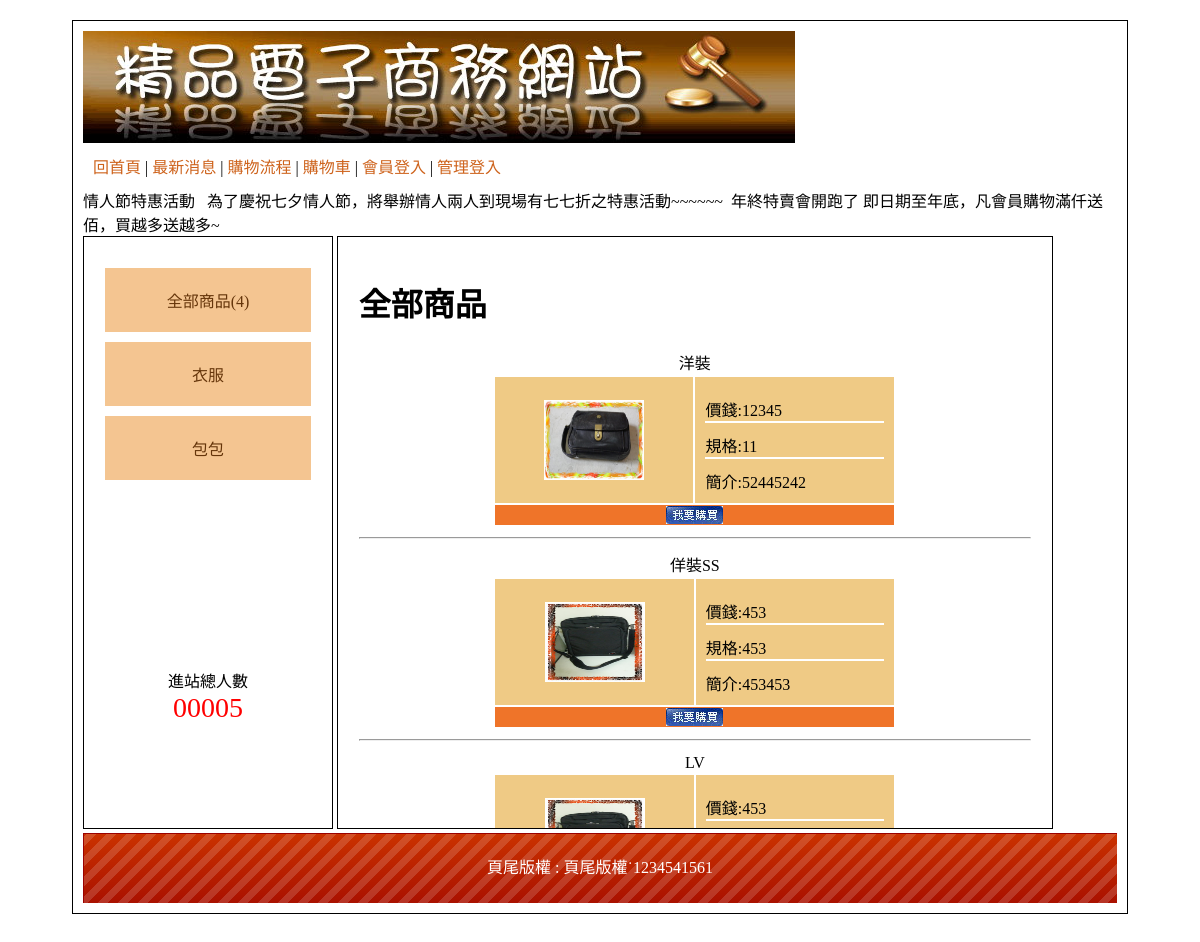
The page / on the database its author committed.
### tables this page shows
CREATE TABLE `type` (
  `id` int(10) UNSIGNED NOT NULL,
  `name` text NOT NULL,
  `big_id` int(2) NOT NULL
);

CREATE TABLE `item` (
  `id` int(10) UNSIGNED NOT NULL,
  `no` text NOT NULL,
  `name` text NOT NULL,
  `price` int(10) UNSIGNED NOT NULL,
  `spec` text NOT NULL,
  `qt` int(10) UNSIGNED NOT NULL,
  `img` text NOT NULL,
  `intro` text NOT NULL,
  `big` int(10) UNSIGNED NOT NULL,
  `mid` int(10) UNSIGNED NOT NULL,
  `sh` int(1) UNSIGNED NOT NULL
);

CREATE TABLE `bot` (
  `id` int(11) NOT NULL,
  `bot` text NOT NULL
);

### api/db.php (called while the page is built, shortened)
<?php
class DB{
    private $dsn = "mysql:host=localhost;dbname=db04_1;charset=utf8;";
    private $pdo;
    private $table;
    function __construct($table){
        $this->table = $table;
        $this->pdo = new PDO($this->dsn,'root','');
    }
    private function array_to_sql($array){
        $tmp =[];
        foreach ($array as $key => $value) {
            $tmp[] = "`$key`='$value'";
        }
        return $tmp;
    }
    function all(...$arg){
        $sql = "SELECT * FROM `{$this->table}` ";
        if (isset($arg[0])) {
            if (is_array($arg[0])) {
                $tmp = $this->array_to_sql($arg[0]);
                $sql .= " WHERE " . join(" AND ", $tmp);
            }
            else {
                $sql .= $arg[0];
            }
        }
        return $this->pdo->query($sql)->fetchAll(PDO::FETCH_ASSOC);
    }
    function find($id){
        $sql = "SELECT * FROM `{$this->table}` ";
        if (isset($id)) {
            if (is_array($id)) {
                $tmp = $this->array_to_sql($id);
                $sql .= " WHERE " . join(" AND ", $tmp);
            }else{
                $sql .= " WHERE `id` = '{$id}'" ;
            }
        }
        return $this->pdo->query($sql)->fetch(PDO::FETCH_ASSOC);
    }
    function count(...$arg){
        $sql = "SELECT COUNT(*) FROM `{$this->table}` ";
        if (isset($arg[0])) {
            if (is_array($arg[0])) {
                $tmp = $this->array_to_sql($arg[0]);
                $sql .= " WHERE " . join(" AND ", $tmp);
            }
            else {
                $sql .= $arg[0];
            }
        }
        return $this->pdo->query($sql)->fetchColumn();
    }
}
$Bot= new DB("bot");
$Type= new DB("type");
$Item= new DB("item");
?>

### index.php (the view, shortened to what this page needs)
<?php
	include_once "./api/db.php";
?>
<!DOCTYPE html
        PUBLIC "-//W3C//DTD XHTML 1.0 Transitional//EN" "http://www.w3.org/TR/xhtml1/DTD/xhtml1-transitional.dtd">
<html xmlns="http://www.w3.org/1999/xhtml">
<head>
        <link href="./jscs/css.css" rel="stylesheet" type="text/css">
</head>
<body>
        <div id="main">
                <div id="top">
                        <a href="?">
                                <img src="./upload/0416.jpg">
                        </a>
                        <div style="padding:10px;">
                                <a href="?">回首頁</a> |
                                <a href="?do=news">最新消息</a> |
                                <a href="?do=look">購物流程</a> |
                                <a href="?do=buycart">購物車</a> |
                                <a href="?do=login">會員登入</a> |
                                <a href="?do=admin">管理登入</a>
                        </div>
                         <marquee>
                                情人節特惠活動 &nbsp; 為了慶祝七夕情人節，將舉辦情人兩人到現場有七七折之特惠活動~~~~~~&nbsp;
                                年終特賣會開跑了&nbsp;即日期至年底，凡會員購物滿仟送佰，買越多送越多~&nbsp;
                         </marquee>
                </div>
                <div id="left" class="ct">
                        <div style="min-height:400px;">
                                <a href="?do=main">全部商品(<?=$Item->count(['sh'=>1])?>)</a>
                                <?php
                                $bigs=$Type->all(['big_id'=>0]);
                                foreach ($bigs as $big) :?>
                                <div class="ww"><a href="?do=main&big_id=<?=$big['id']?>&big_name=<?=$big['name']?>"><?= $big['name'] ?></a>
                                </div>
                                <?php endforeach;?>
                        </div>
                        <span>
                                <div>進站總人數</div>
                                <div style="color:#f00; font-size:28px;">
                                        00005 </div>
                        </span>
                </div>
                <div id="right">
                <?php
                    $do = $_GET['do'] ?? 'main';
                    $path = "./front/$do.php";
                    if (file_exists($path)) {
                        include $path;
                    }else {
                        include "./front/main.php";
                    }
                ?>
                </div>
                <div id="bottom" style="line-height:70px;background:url(icon/bot.png); color:#FFF;" class="ct">
                        頁尾版權 : <?=$Bot->find(1)['bot']?></div>
        </div>
</body>
</html>

### front/main.php (shortened to what this page needs)
<?php
$big_id=$_GET['big_id']??"";
$mid_id=$_GET['mid_id']??"";
if(!empty($mid_id)){
    $rows=$Item->all(['mid'=>$mid_id,'sh'=>1]);
    $nav="全部商品 > ".$_GET['big_name']." > ".$_GET['mid_name'];
}elseif(!empty($big_id)){
    $rows=$Item->all(['big'=>$big_id,'sh'=>1]);
    $nav="全部商品 > ".$_GET['big_name'];
}else{
    $rows=$Item->all(['sh'=>1]);
    $nav="全部商品";
}
echo "<h1>$nav</h1>";
foreach($rows as $row):
?>
<table>
    <tr>
        <td colspan="2" class="ct">
            <?=$row['name']?>
        </td>
    </tr>
    <tr class="all pp">
        <td class="ct"><a href="?do=detail&id=<?=$row['id']?>">
                <img width="100px" height="80px" src="./upload/<?=$row['img']?>" alt="">
            </a></td>
        <td>
            <div style="border-bottom: 2px solid white;margin-top: 10px;">價錢:<?=$row['price']?></div>
            <div style="border-bottom: 2px solid white;margin-top: 10px;">規格:<?=$row['spec']?></div>
            <div style="margin-top: 10px;">簡介:<?=mb_substr($row['intro'],0,20)?></div>
        </td>
    </tr>
    <tr>
        <td colspan="2" class="ct tt">
            <a href="?do=buycart&id=<?=$row['id'];?>&qt=1">
                <img src="./icon/0402.jpg" alt="">
            </a>
        </td>
    </tr>
</table><hr>
    <?php
    endforeach;
    ?>

### jscs/css.css (style rules this page uses)
body { font-family:"微軟正黑體"; }
#main { width:1034px; padding:10px; margin:20px auto 20px auto; border:#000 solid 1px; min-height:768px; }
#top a { color:#CE631C; text-decoration:none; }
#left { display:inline-block; width:20%; padding:2%; min-height:550px; vertical-align:top; border:#000 1px solid; }
#left a { display:block; padding:20px 5px 20px 5px; text-decoration:none; background:#F4C591; margin:10px auto 10px auto; color:#65350A; }
.ct { text-align:center; }
#right { display:inline-block; width:65%; padding:2%; height:550px; border:#000 1px solid; overflow: auto; }
#bottom { height:70px; background-size:cover; }
.all { width:90%; margin:10px auto 10px auto; }
.all td { min-width:100px; padding:10px; }
.tt { background:#EF7429; }
.pp { background:#EFCA85; }
.pp td { background:#EFCA85; }

### front/main.php (style rules this page uses)
table { width: 60%; margin: 10px auto; }

### rows shown on the page
type: name "衣服"
type: name "包包"
item: name "洋裝", img (picture), price "12345", spec "11", intro "52445242"
item: name "佯裝SS", img (picture), price "453", spec "453", intro "453453"
item: name "LV", img (picture), price "453"
bot: bot "頁尾版權˙1234541561"

### other values the page prints
$Item->count(['sh'=>1]) "4"
$nav "全部商品"
